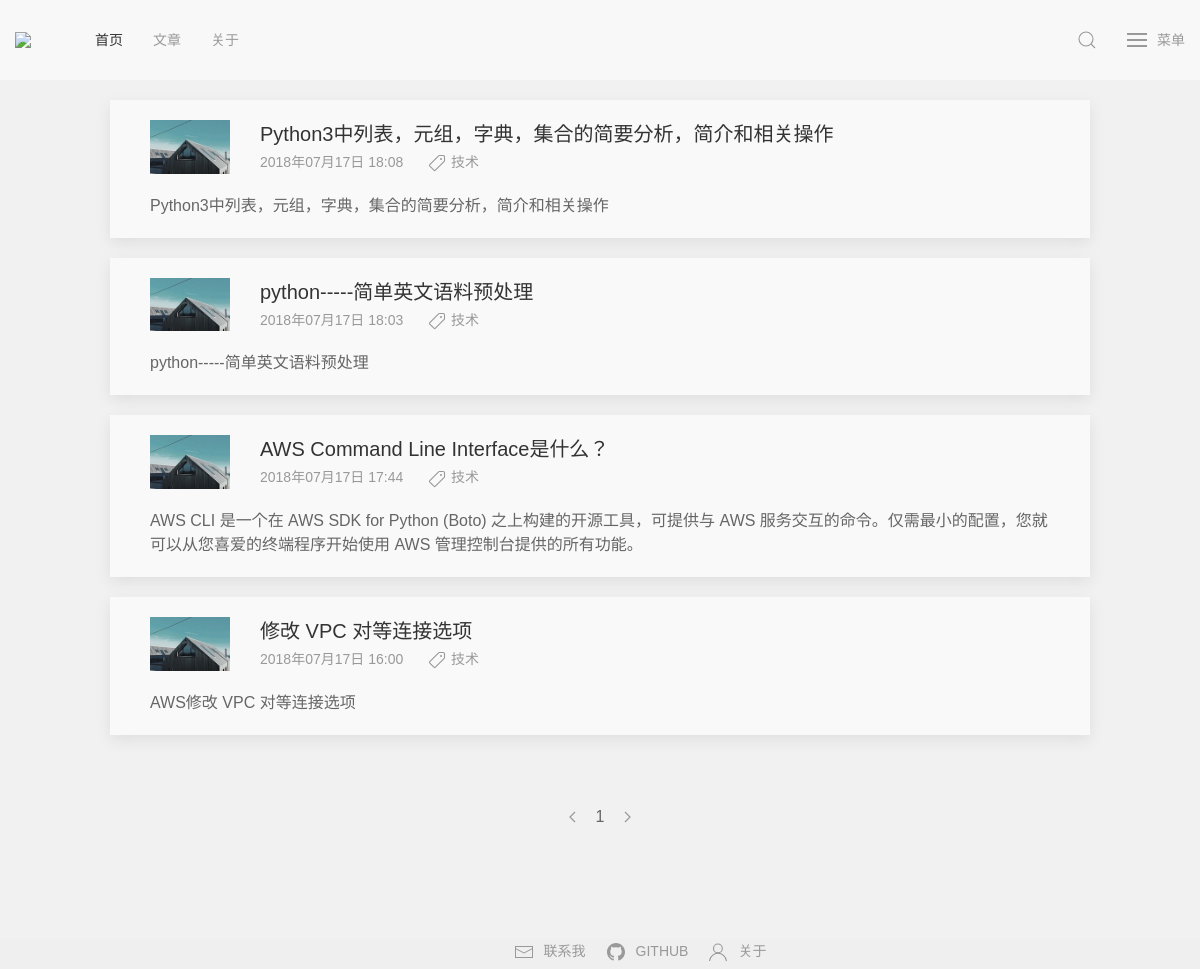
Screenshot of /articles/page/1 with the database file from the repository.
### application/models/models.py (models this page shows, shortened)
class Article(db.Model):
    __tablename__ = 'article'
    id = db.Column(db.Integer, primary_key=True)
    title = db.Column(db.String(100))
    descp = db.Column(db.String(100))
    content = db.Column(db.String(10000))
    user_id = db.Column(db.Integer, db.ForeignKey('users.id'))
    user = db.relationship('User', backref=db.backref('article'))
    time = db.Column(db.DateTime, default=datetime.now)
    category = db.Column(db.String(10))
    thumbnail = db.Column(db.String(50))
    likes = db.Column(db.Integer, default=0)

### application/controllers/routes.py (the view)
@bp.route('/articles/page/<int:page>')
def articles(page=1):
    articles = Article.query.order_by(desc(Article.time)).paginate(
                page, current_app.config['PER_PAGE'], error_out=False)
    return render_template('article.html', articles=articles)

### application/controllers/routes.py (called while the page is built)
@bp.before_request
def make_session_permant():
    session.permanent = True

### application/templates/article.html (shortened to what this page needs)
{% extends "base.html" %}
{% block head %}
{{ super() }}
{% endblock %}
{% block content %}
{% for a in articles.items %}
<div class="uk-container uk-container-small uk-margin-top article-background uk-box-shadow-medium uk-box-shadow-hover-xlarge">
    <article class="uk-comment">
        <header class="uk-comment-header uk-grid-medium uk-flex-middle" uk-grid>
            <div class="uk-width-auto uk-margin-top">
                <a href="{{ url_for('blog.details', id=a.id) }}" class="">
                    <img class="uk-comment-avatar" src="{{ a.thumbnail|default(url_for('static', filename='img/thumbnail/default.jpg'), true) }}" width="80" height="80" alt="">
                </a>
            </div>
            <div class="uk-width-expand uk-margin-top">
                <h4 class="uk-comment-title uk-margin-remove"><a class="uk-link-heading" href="{{ url_for('blog.details', id=a.id) }}">{{ a.title }}</a></h4>
                <p class="uk-comment-meta article-date">
                    {{ a.time.strftime('%Y{y}%m{m}%d{d} %H:%M').format(y='年', m='月', d='日') }}
                    <span uk-icon="icon: tag" class="uk-icon uk-margin-left"></span>
                    {{ a.category }}
                </p>
            </div>
        </header>
        <div class="uk-comment-body uk-margin-bottom">
            <p>{{ a.descp }}</p>
        </div>
    </article>
</div>
{% endfor %}
<div class="uk-container uk-container-small uk-margin-large-top uk-margin-xlarge-bottom">
    <ul class="uk-pagination uk-flex-center" uk-margin>
        {% if articles.has_prev %}
        <li><a href="{{ url_for('blog.articles', page=articles.prev_num) }}"><span uk-pagination-previous></span></a></li>
        {% else %}
        <li class="uk-disabled"><a href="#"><span uk-pagination-previous></span></a></li>
        {% endif %}
        {% for i in range(articles.pages) %}
            {% if articles.page == i+1 %}
                <li class="uk-active"><span>{{ i+1 }}</span></li>
            {% else %}
                <li><a href="{{ url_for('blog.articles', page=i+1) }}">{{ i+1 }}</a></li>
            {% endif %}
        {% endfor %}
        {% if articles.has_next %}
        <li><a href="{{ url_for('blog.articles', page=articles.next_num) }}"><span uk-pagination-next></span></a></li>
        {% else %}
        <li class="uk-disabled"><a href="#"><span uk-pagination-next></span></a></li>
        {% endif %}
    </ul>
</div>
{% endblock %}

### application/templates/base.html (shortened to what this page needs)
<!DOCTYPE html>
<html>
    <head>
        {% block head %}
        <link rel="stylesheet" href="{{ url_for('static', filename='css/uikit.min.css') }}" />
        <link rel="stylesheet" href="{{ url_for('static', filename='css/styles.css') }}" />
        {% endblock %}
    </head>
    <body>
        <nav class="uk-navbar uk-navbar-container uk-margin">
            <div class="uk-navbar-left">
                <a class="uk-navbar-item uk-logo" href="{{ url_for('blog.home') }}" title="首页"><img width="50" src="{{ url_for('static', filename='img/logo.png') }}"></a>
                <ul class="uk-navbar-nav">
                    <li class="uk-active"><a href="{{ url_for('blog.home') }}" class="menu-text">首页</a></li>
                    <li><a href="{{ url_for('blog.articles', page=1) }}">文章</a></li>
                    <li><a href="{{ url_for('blog.about') }}">关于</a></li>
                </ul>
            </div>
            <div class="uk-navbar-right">
                <div>
                    <a class="uk-navbar-toggle" uk-search-icon href="#"></a>
                </div>
                <a class="uk-navbar-toggle menu-text" uk-toggle="target: #offcanvas-nav-primary">
                    <span uk-navbar-toggle-icon></span> <span class="uk-margin-small-left">菜单</span>
                </a>
            </div>
        </nav>
        {% block content %}
        {% endblock %}
        <div class="uk-container uk-container-expand uk-text-center uk-margin-xlarge-top footer">
            <ul uk-margin="" class="uk-subnav tm-subnav uk-flex-inline uk-flex-center uk-margin-remove-bottom">
                <li><a href="mailto:myheartsgoon@gmail.com">
                    <span uk-icon="icon: mail" class="uk-margin-small-right uk-icon"></span>联系我</a>
                </li>
                <li><a href="https://github.com/myheartsgoon/my-learn-and-earn">
                    <span uk-icon="icon: github" class="uk-margin-small-right uk-icon"></span>GitHub</a>
                </li>
                <li><a href="{{ url_for('blog.about') }}">
                    <span uk-icon="icon: user" class="uk-margin-small-right uk-icon"></span>关于</a>
                </li>
            </ul>
        </div>
    </body>
</html>

### application/static/css/styles.css (style rules this page uses)
body,button, input, select, textarea,h1 ,h2, h3, h4, h5, h6 { font-family: Microsoft YaHei,'宋体' , Tahoma, Helvetica, Arial, "\5b8b\4f53", sans-serif; }
html { background-color: #f1f1f1; }
.uk-navbar-nav>li>a, .menu-text { font-family: Microsoft YaHei,'宋体' , Tahoma, Helvetica, Arial, "\5b8b\4f53", sans-serif; }
.article-background { background-color: #f9f9f9; }
.article-date { margin-top: 5px; }
.footer { position:fixed; left:0px; bottom:0px; height:30px; width:100%; background-color: #efefef; }

### rows the page displays
Article: title "Python3中列表，元组，字典，集合的简要分析，简介和相关操作", time "2018年07月17日 18:08", category "技术", descp "Python3中列表，元组，字典，集合的简要分析，简介和相关操作"
Article: title "python-----简单英文语料预处理", time "2018年07月17日 18:03", category "技术", descp "python-----简单英文语料预处理"
Article: title "AWS Command Line Interface是什么？", time "2018年07月17日 17:44", category "技术", descp "AWS CLI 是一个在 AWS SDK for Python (Boto) 之上构建的开源工具，可提供与 AWS 服务交互的命令。仅需最小的配置，您就可以从您喜爱的终端程序开始使用 AWS 管理控制台提供的所有功能。"
Article: title "修改 VPC 对等连接选项", time "2018年07月17日 16:00", category "技术", descp "AWS修改 VPC 对等连接选项"

### other values shown
{{ i+1 }} "1"
